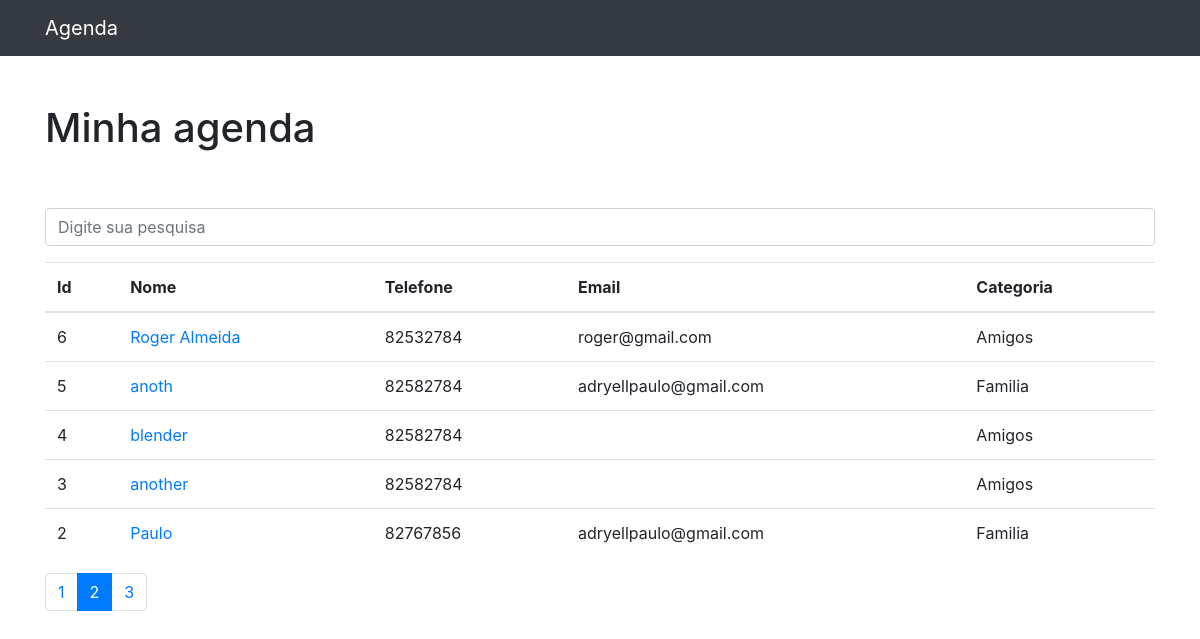
Page /?p=2 on the committed database.
### home/models.py (models this page shows, shortened)
class Contato(models.Model):
    nome = models.CharField(max_length=255)
    email = models.CharField(max_length=255, blank=True)
    telefone = models.CharField(max_length=255)
    data_criacao = models.DateTimeField(default=timezone.now)
    categoria = models.ForeignKey(Categoria, on_delete=models.DO_NOTHING)
    mostrar = models.BooleanField(default=True)
    foto = models.ImageField(blank=True, upload_to='fotos/%Y/%m/')

class Categoria(models.Model):
    nome = models.CharField(max_length=255)
    def __str__(self):
        return self.nome

### home/views.py (the view)
# urls.py: path('', views.index, name='index'),
def index(request):
    messages.add_message(request, messages.ERROR, 'Erro Ocorrido!')
    contatos = Contato.objects.order_by('-id')
    paginator = Paginator(contatos, 5)
    page = request.GET.get('p')
    contatos = paginator.get_page(page)
    return render(request, 'home/home.html',{
        'contatos': contatos
    })

### home/templates/home/home.html
{% extends 'base.html' %}
{%block conteudo%}
<h1 class="mt-5">Minha agenda</h1>
        <br><br>
        {%if 'conta' not in request.path%}
        <form method="get" action="{%url 'busca'%}">
          <div class="form-group row">
            <div class="col-12">
              <input class="form-control"
                     type="search" value="{{request.GET.termo}}"
                     id="search-input"
                     placeholder="Digite sua pesquisa"
                     name="termo">
            </div>
          </div>
        </form>
        {%endif%}
        <table class="table">
          <thead>
            <tr>
              <th>Id</th>
              <th>Nome</th>
              <th>Telefone</th>
              <th>Email</th>
              <th>Categoria</th>
            </tr>
          </thead>
          <tbody>
          {% for contato in contatos%}
          {% if contato.mostrar%}
            <tr>
              <td>{{contato.id}}</td>
              <td>
                <a href="{% url 'ver_contato' contato.id%}"> {{contato.nome}}</a>
              </td>
              <td>{{contato.telefone}}</td>
              <td>{{contato.email}}</td>
              <td>{{contato.categoria}}</td>
            </tr>
          {%endif%}
          {%endfor%}
          </tbody>
        </table>
<nav aria-label="Page navigation example">
  <ul class="pagination">
    {%for page in contatos.paginator.page_range%}
    {%if contatos.number == page%}
        <li class="page-item active">
          <a class="page-link" href="?p={{page}}">{{page}}</a>
        </li>
    {%else%}
        <li class="page-item">
          <a class="page-link" href="?p={{page}}">{{page}}</a>
        </li>
    {%endif%}
    {%endfor%}
  </ul>
</nav>
{%endblock%}

### rows in the picture
Contato: id "6", nome "Roger Almeida", telefone "82532784", email "roger@gmail.com", categoria "Amigos"
Contato: id "5", nome "anoth", telefone "82582784", email "adryellpaulo@gmail.com", categoria "Familia"
Contato: id "4", nome "blender", telefone "82582784", categoria "Amigos"
Contato: id "3", nome "another", telefone "82582784", categoria "Amigos"
Contato: id "2", nome "Paulo", telefone "82767856", email "adryellpaulo@gmail.com", categoria "Familia"

### other values in the picture
{{ page }} "1" "3"
{{ page }} "2"
